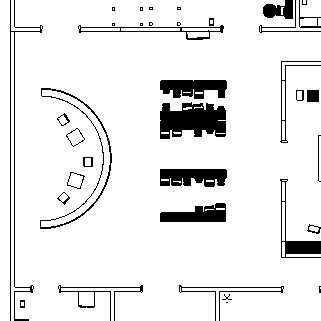
#> input picture src/dataset_sim_zospital/zospital_sim_original/map.pgm, 321 x 321 px
$ python raw_data_proc.py
#> lines starting #> are read from the running program, lines starting #| are printed output that depends on the picture; after the words box and inside, x2 and y2 are one past the last pixel; in counts of white or black regions, pixels touching at a corner belong together
import os
import pathlib

import numpy as np

import matplotlib.pyplot as plt


root_dir = pathlib.Path(__file__).resolve().parents[2]

map_path = os.path.join(root_dir, 'src', 'dataset_sim_zospital/zospital_sim_original', 'map.pgm')
the_map = plt.imread(map_path)
#> the_map: shape (321, 321); 91.1% white; 37 black regions (12 under 20 px), largest, box (x1, y1, x2, y2) and area: (160, 102, 226, 139) 1817, (160, 169, 227, 187) 986, (160, 80, 227, 99) 945

the_map = np.array(the_map)
the_map[the_map>210] = 255
the_map[the_map<=210] = 0
the_map[:,[0,-1]] = 0
the_map[[0,-1],:] = 0
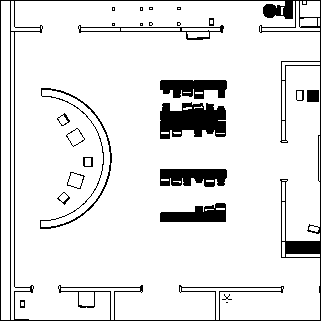
#> the_map: shape (321, 321); 89.9% white; 26 black regions (10 under 20 px), largest, box (x1, y1, x2, y2) and area: (0, 0, 321, 321) 4256, (160, 102, 226, 139) 1817, (160, 169, 227, 187) 986

fig, ax = plt.subplots(figsize=(10,10))
ax.imshow(the_map, cmap='gray')
ax.set_aspect('equal')
ax.axis('off')
fig.set_size_inches(3.21, 3.21) # XXX depends on your dpi!
fig.tight_layout(pad=0)
fig.savefig(os.path.join(root_dir, 'src', 'dataset_sim_hospital/zospital_sim_original', 'label.png'))
plt.show()
